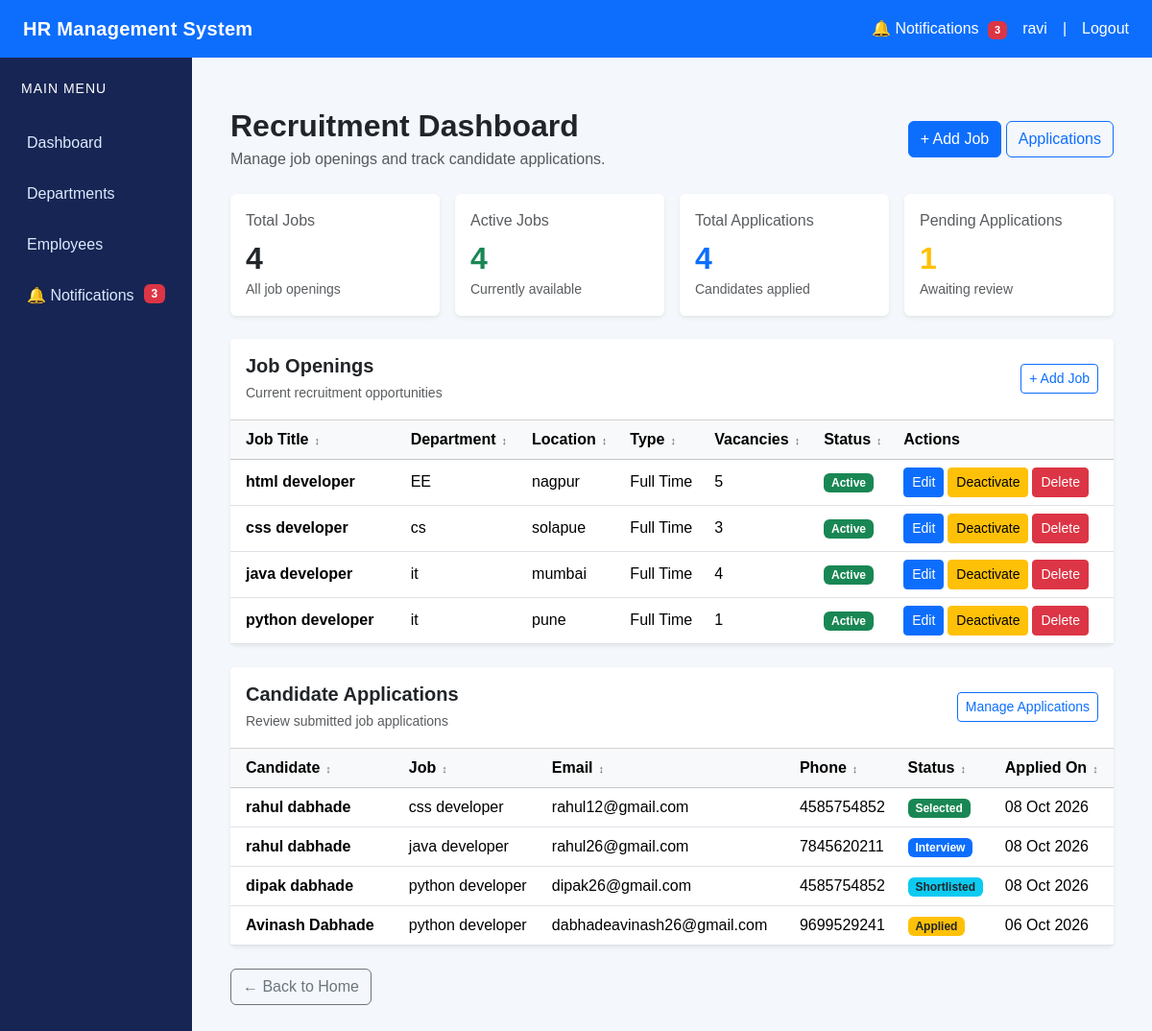
/requirement/ (signed in), run on the app's committed database.
### requirement/models.py (models this page shows, shortened)
class JobOpening(models.Model):
    JOB_TYPE_CHOICES = [
        ('FULL_TIME', 'Full Time'),
        ('PART_TIME', 'Part Time'),
        ('INTERNSHIP', 'Internship'),
        ('CONTRACT', 'Contract'),
    ]
    title = models.CharField(max_length=200)
    department = models.CharField(
        max_length=100
    )
    location = models.CharField(
        max_length=150
    )
    job_type = models.CharField(
        max_length=20,
        choices=JOB_TYPE_CHOICES,
        default='FULL_TIME'
    )
    description = models.TextField()
    requirements = models.TextField()
    salary_range = models.CharField(
        max_length=100,
        blank=True
    )
    vacancies = models.PositiveIntegerField(
        default=1,
        validators=[
            MinValueValidator(1)
        ]
    )
    is_active = models.BooleanField(
        default=True
    )
    posted_on = models.DateTimeField(
        auto_now_add=True
    )
    class Meta:
        ordering = ['-posted_on']

class JobApplication(models.Model):
    STATUS_CHOICES = [
        ('APPLIED', 'Applied'),
        ('SHORTLISTED', 'Shortlisted'),
        ('INTERVIEW', 'Interview'),
        ('SELECTED', 'Selected'),
        ('REJECTED', 'Rejected'),
    ]
    job = models.ForeignKey(
        JobOpening,
        on_delete=models.CASCADE,
        related_name='applications'
    )
    applicant_name = models.CharField(
        max_length=150
    )
    email = models.EmailField()
    phone = models.CharField(
        max_length=20
    )
    resume_link = models.URLField(
        blank=True
    )
    cover_letter = models.TextField(
        blank=True
    )
    status = models.CharField(
        max_length=20,
        choices=STATUS_CHOICES,
        default='APPLIED'
    )
    applied_on = models.DateTimeField(
        auto_now_add=True
    )
    class Meta:
        ordering = ['-applied_on']

### requirement/views.py (the view)
# urls.py: path('', views.recruitment_dashboard, name='recruitment_dashboard'),
@login_required
def recruitment_dashboard(request):
    require_hr_admin(request.user)
    jobs = JobOpening.objects.all().order_by('-posted_on')
    applications = JobApplication.objects.select_related(
        'job'
    ).all().order_by('-applied_on')
    context = {
        'jobs': jobs,
        'applications': applications,
        'total_jobs': jobs.count(),
        'active_jobs': jobs.filter(is_active=True).count(),
        'inactive_jobs': jobs.filter(is_active=False).count(),
        'total_applications': applications.count(),
        'pending_applications': applications.filter(
            status='APPLIED'
        ).count(),
    }
    return render(
        request,
        'requirement/requirement_dashboard.html',
        context
    )

### notifications/context_processors.py (called while the page is built)
def notification_count(request):
    if request.user.is_authenticated:
        unread_count = Notification.objects.filter(
            user=request.user,
            is_read=False
        ).count()
        return {
            'unread_notifications_count': unread_count
        }
    return {
        'unread_notifications_count': 0
    }

### requirement/views.py (called while the page is built)
def is_hr_or_admin(user):
    return (
        user.is_authenticated
        and hasattr(user, 'profile')
        and user.profile.role in ['ADMIN', 'HR']
    )

def require_hr_admin(user):
    if not is_hr_or_admin(user):
        raise PermissionDenied

### templates/requirement/requirement_dashboard.html (shortened to what this page needs)
{% extends 'base.html' %}
{% block content %}
<div class="container-fluid py-4">
    <div class="d-flex justify-content-between align-items-center mb-4 flex-wrap gap-2">
        <div>
            <h2 class="fw-bold mb-1">Recruitment Dashboard</h2>
            <p class="text-muted mb-0">
                Manage job openings and track candidate applications.
            </p>
        </div>
        <div>
            <a href="{% url 'create_job' %}" class="btn btn-primary">
                + Add Job
            </a>
            <a href="{% url 'application_list' %}" class="btn btn-outline-primary">
                Applications
            </a>
        </div>
    </div>
    <div class="row g-3 mb-4">
        <div class="col-md-6 col-xl-3">
            <div class="card border-0 shadow-sm h-100">
                <div class="card-body">
                    <p class="text-muted mb-2">Total Jobs</p>
                    <h2 class="fw-bold mb-0">{{ total_jobs }}</h2>
                    <small class="text-muted">All job openings</small>
                </div>
            </div>
        </div>
        <div class="col-md-6 col-xl-3">
            <div class="card border-0 shadow-sm h-100">
                <div class="card-body">
                    <p class="text-muted mb-2">Active Jobs</p>
                    <h2 class="fw-bold text-success mb-0">{{ active_jobs }}</h2>
                    <small class="text-muted">Currently available</small>
                </div>
            </div>
        </div>
        <div class="col-md-6 col-xl-3">
            <div class="card border-0 shadow-sm h-100">
                <div class="card-body">
                    <p class="text-muted mb-2">Total Applications</p>
                    <h2 class="fw-bold text-primary mb-0">{{ total_applications }}</h2>
                    <small class="text-muted">Candidates applied</small>
                </div>
            </div>
        </div>
        <div class="col-md-6 col-xl-3">
            <div class="card border-0 shadow-sm h-100">
                <div class="card-body">
                    <p class="text-muted mb-2">Pending Applications</p>
                    <h2 class="fw-bold text-warning mb-0">{{ pending_applications }}</h2>
                    <small class="text-muted">Awaiting review</small>
                </div>
            </div>
        </div>
    </div>
    <div class="card border-0 shadow-sm mb-4">
        <div class="card-header bg-white p-3">
            <div class="d-flex justify-content-between align-items-center flex-wrap gap-2">
                <div>
                    <h5 class="fw-bold mb-1">Job Openings</h5>
                    <small class="text-muted">Current recruitment opportunities</small>
                </div>
                <a href="{% url 'create_job' %}" class="btn btn-sm btn-outline-primary">
                    + Add Job
                </a>
            </div>
        </div>
        <div class="card-body p-0">
            <div class="table-responsive">
                <table class="table table-hover align-middle mb-0">
                    <thead class="table-light">
                        <tr>
                            <th class="px-3">Job Title</th>
                            <th>Department</th>
                            <th>Location</th>
                            <th>Type</th>
                            <th>Vacancies</th>
                            <th>Status</th>
                            <th>Actions</th>
                        </tr>
                    </thead>
                    <tbody>
                        {% for job in jobs %}
                        <tr>
                            <td class="px-3">
                                <strong>{{ job.title }}</strong>
                            </td>
                            <td>{{ job.department }}</td>
                            <td>{{ job.location }}</td>
                            <td>{{ job.get_job_type_display }}</td>
                            <td>{{ job.vacancies }}</td>
                            <td>
                                {% if job.is_active %}
                                    <span class="badge bg-success">Active</span>
                                {% else %}
                                    <span class="badge bg-secondary">Inactive</span>
                                {% endif %}
                            </td>
                            <td>
                                <div class="d-flex flex-wrap gap-1">
                                    <a href="{% url 'edit_job' job.id %}"
                                       class="btn btn-sm btn-primary">
                                        Edit
                                    </a>
                                    <form method="POST"
                                          action="{% url 'toggle_job_status' job.id %}">
                                        {% if job.is_active %}
                                            <button type="submit"
                                                    class="btn btn-sm btn-warning">
                                                Deactivate
                                            </button>
                                        {% else %}
                                            <button type="submit"
                                                    class="btn btn-sm btn-success">
                                                Activate
                                            </button>
                                        {% endif %}
                                    </form>
                                    <a href="{% url 'delete_job' job.id %}"
                                       class="btn btn-sm btn-danger">
                                        Delete
                                    </a>
                                </div>
                            </td>
                        </tr>
                        {% empty %}
                        <tr>
                            <td colspan="7" class="text-center text-muted py-4">
                                No job openings found.
                            </td>
                        </tr>
                        {% endfor %}
                    </tbody>
                </table>
            </div>
        </div>
    </div>
    <div class="card border-0 shadow-sm">
        <div class="card-header bg-white p-3">
            <div class="d-flex justify-content-between align-items-center flex-wrap gap-2">
                <div>
                    <h5 class="fw-bold mb-1">Candidate Applications</h5>
                    <small class="text-muted">Review submitted job applications</small>
                </div>
                <a href="{% url 'application_list' %}"
                   class="btn btn-sm btn-outline-primary">
                    Manage Applications
                </a>
            </div>
        </div>
        <div class="card-body p-0">
            <div class="table-responsive">
                <table class="table table-hover align-middle mb-0">
                    <thead class="table-light">
                        <tr>
                            <th class="px-3">Candidate</th>
                            <th>Job</th>
                            <th>Email</th>
                            <th>Phone</th>
                            <th>Status</th>
                            <th>Applied On</th>
                        </tr>
                    </thead>
                    <tbody>
                        {% for application in applications %}
                        <tr>
                            <td class="px-3">
                                <strong>{{ application.applicant_name }}</strong>
                            </td>
                            <td>{{ application.job.title }}</td>
                            <td>{{ application.email }}</td>
                            <td>{{ application.phone }}</td>
                            <td>
                                {% if application.status == 'APPLIED' %}
                                    <span class="badge bg-warning text-dark">Applied</span>
                                {% elif application.status == 'SHORTLISTED' %}
                                    <span class="badge bg-info text-dark">Shortlisted</span>
                                {% elif application.status == 'INTERVIEW' %}
                                    <span class="badge bg-primary">Interview</span>
                                {% elif application.status == 'SELECTED' %}
                                    <span class="badge bg-success">Selected</span>
                                {% elif application.status == 'REJECTED' %}
                                    <span class="badge bg-danger">Rejected</span>
                                {% else %}
                                    <span class="badge bg-secondary">
                                        {{ application.get_status_display }}
                                    </span>
                                {% endif %}
                            </td>
                            <td>{{ application.applied_on|date:"d M Y" }}</td>
                        </tr>
                        {% empty %}
                        <tr>
                            <td colspan="6" class="text-center text-muted py-4">
                                No applications received yet.
                            </td>
                        </tr>
                        {% endfor %}
                    </tbody>
                </table>
            </div>
        </div>
    </div>
    <div class="mt-4">
        <a href="{% url 'home' %}" class="btn btn-outline-secondary">
            ← Back to Home
        </a>
    </div>
</div>
{% endblock %}

### templates/base.html (shortened to what this page needs)
{% load static %}
<!DOCTYPE html>
<html lang="en">
<head>
    <link
        href="https://cdn.jsdelivr.net/npm/bootstrap@5.3.3/dist/css/bootstrap.min.css"
        rel="stylesheet"
    >
</head>
<body>
    <nav class="navbar navbar-dark bg-primary px-4">
        <a
            class="navbar-brand fw-bold"
            href="{% url 'dashboard' %}"
        >
            HR Management System
        </a>
        <div class="text-white d-flex align-items-center gap-3 flex-wrap">
            <a
                href="{% url 'notification_list' %}"
                class="text-white text-decoration-none"
            >
                🔔 Notifications
                {% if unread_notifications_count > 0 %}
                    <span class="badge bg-danger notification-badge">
                        {{ unread_notifications_count }}
                    </span>
                {% endif %}
            </a>
            <span>
                {{ request.user.username }}
            </span>
            <span>|</span>
            <a
                href="{% url 'logout' %}"
                class="text-white text-decoration-none"
            >
                Logout
            </a>
        </div>
    </nav>
    <div class="container-fluid">
        <div class="row">
            <aside class="col-md-2 sidebar">
                <h5 class="text-white mb-4">
                    MAIN MENU
                </h5>
                <a href="{% url 'dashboard' %}">
                    Dashboard
                </a>
                <a href="{% url 'department_list' %}">
                    Departments
                </a>
                <a href="{% url 'employee_list' %}">
                    Employees
                </a>
                <a href="{% url 'notification_list' %}">
                    🔔 Notifications
                    {% if unread_notifications_count > 0 %}
                        <span class="badge bg-danger float-end">
                            {{ unread_notifications_count }}
                        </span>
                    {% endif %}
                </a>
            </aside>
            <main class="col-md-10 main-content">
                {% block content %}
                {% endblock %}
            </main>
        </div>
    </div>
</body>
</html>

### templates/base.html (style rules this page uses)
body { background-color: #f4f7fb; font-family: Arial, sans-serif; margin: 0; }
.navbar { min-height: 60px; }
.navbar-brand { letter-spacing: 0.3px; }
.sidebar { min-height: 100vh; background: #172554; padding-top: 24px; }
.sidebar h5 { font-size: 14px; letter-spacing: 1px; padding-left: 10px; }
.sidebar a { display: block; color: #dbeafe; text-decoration: none; padding: 12px 16px; border-radius: 8px; margin-bottom: 5px; transition: background 0.2s ease, color 0.2s ease; }
.main-content { padding: 28px; min-height: calc(100vh - 60px); }
.notification-badge { font-size: 11px; padding: 4px 7px; margin-left: 5px; }

### data on the page
JobOpening: title "html developer", department "EE", location "nagpur", job_type "Full Time", vacancies "5", is_active "Active"
JobOpening: title "css developer", department "cs", location "solapue", job_type "Full Time", vacancies "3", is_active "Active"
JobOpening: title "java developer", department "it", location "mumbai", job_type "Full Time", vacancies "4", is_active "Active"
JobOpening: title "python developer", department "it", location "pune", job_type "Full Time", vacancies "1", is_active "Active"
JobApplication: applicant_name "rahul dabhade", job "css developer", email "rahul12@gmail.com", phone "4585754852", status "Selected", applied_on "08 Oct 2026"
JobApplication: applicant_name "rahul dabhade", job "java developer", email "rahul26@gmail.com", phone "7845620211", status "Interview", applied_on "08 Oct 2026"
JobApplication: applicant_name "dipak dabhade", job "python developer", email "dipak26@gmail.com", phone "4585754852", status "Shortlisted", applied_on "08 Oct 2026"
JobApplication: applicant_name "Avinash Dabhade", job "python developer", email "dabhadeavinash26@gmail.com", phone "9699529241", status "Applied", applied_on "06 Oct 2026"

### other printed values
{{ unread_notifications_count }} "3"
{{ request.user.username }} "ravi"
{{ total_jobs }} "4"
{{ active_jobs }} "4"
{{ total_applications }} "4"
{{ pending_applications }} "1"
